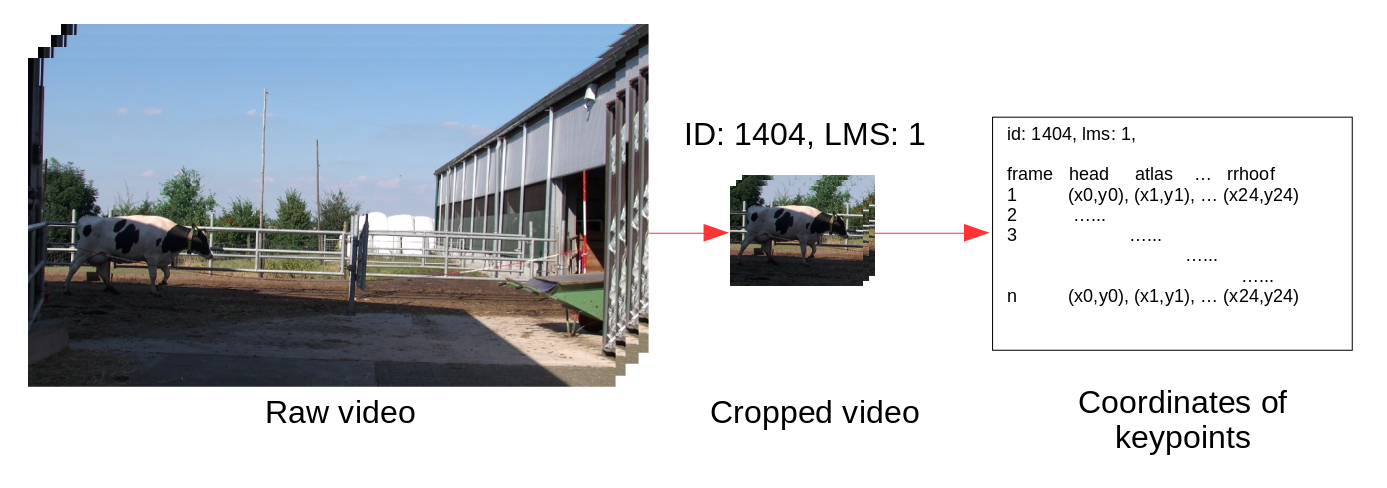
#> input picture img/data_overview.png, 1387 x 488 px, given in place of cow56.mp4, which was not available
$ python cow_detection.py   (older library calls are emulated)
#> lines starting #> are read from the running program, lines starting #| are printed output that depends on the picture; after the words box and inside, x2 and y2 are one past the last pixel; in counts of white or black regions, pixels touching at a corner belong together; pictures that were not available may be replaced by others from this repository, and a replacement may not be noted
import numpy as np
import cv2 as cv
import matplotlib.pyplot as plt

video_file = 'data/cow56.mp4'
kernel_dil = cv.getStructuringElement(cv.MORPH_ELLIPSE, (5, 5)) #np.ones((20, 20), np.uint8)
kernel = cv.getStructuringElement(cv.MORPH_ELLIPSE, (5, 5))
cap = cv.VideoCapture(video_file)
fgbg = cv.createBackgroundSubtractorMOG2(history=500, varThreshold=25, detectShadows=True)

frame_width = 720 #1920 #720
frame_height = 385 #1080 #440
# Define the codec and create VideoWriter object
fourcc = cv.VideoWriter_fourcc(*'DIVX')
out = cv.VideoWriter('output.mp4', fourcc, 10.0, (frame_width, frame_height), True)

while(1):
    ret, frame = cap.read()
#> frame is the input picture: shape (488, 1387, 3); mean B, G, R 207.9, 204, 200.4
    fshape = frame.shape   # (1080, 1920, 3)
    #frame = frame[100:fshape[0] - 100, :fshape[1] - 100, :]

    if (ret == True):
        """ Initial background subtraction for detection """
        fgmask = fgbg.apply(frame)
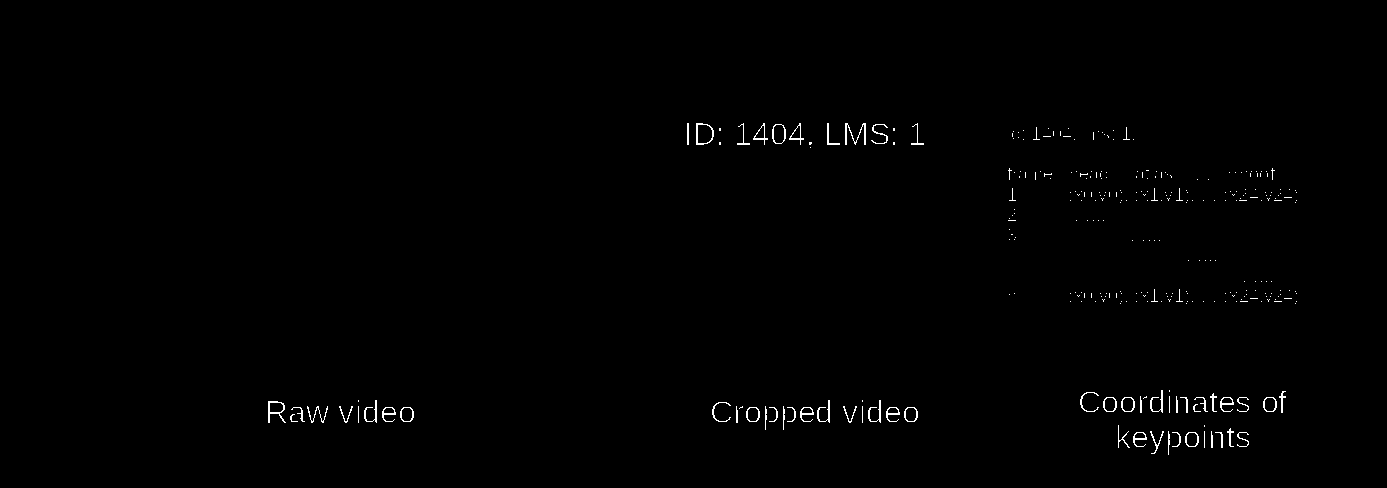
#> fgmask: shape (488, 1387); values 127 (black) and 255 (white), 0.6% white in thin lines or dots, all inside (x1, y1, x2, y2) = (268, 123, 1297, 455)
        #cv.imshow("Foreground", fgmask)

        # Filtering
        fgmask = cv.medianBlur(fgmask, 5)
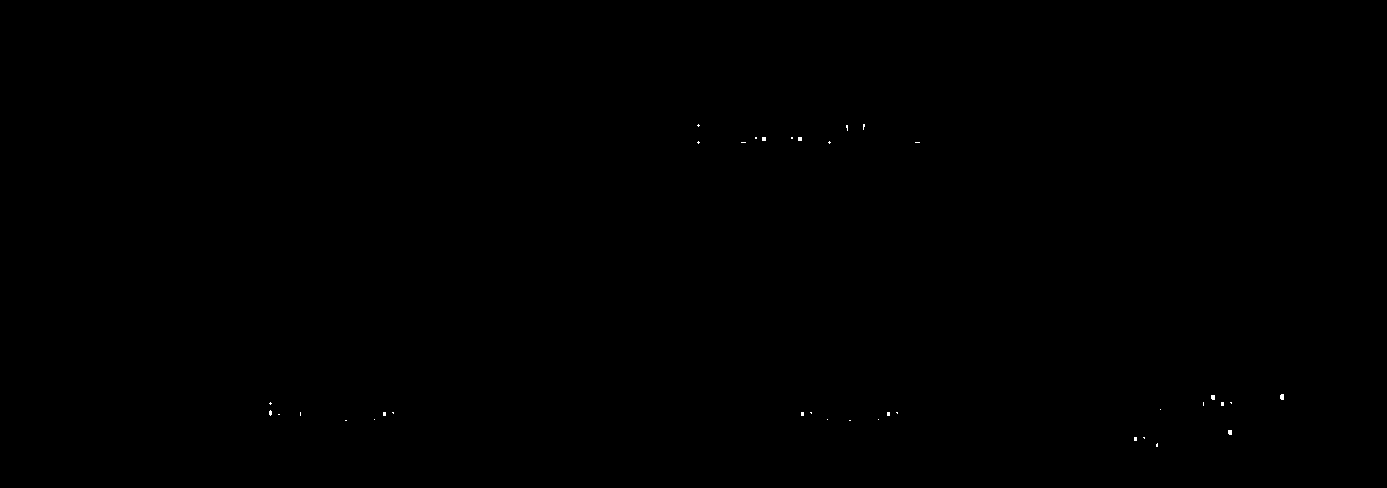
#> fgmask: shape (488, 1387); values 127 (black) and 255 (white), 0.04% white in thin lines or dots, all inside (x1, y1, x2, y2) = (269, 124, 1284, 447)

        """ Object detection by contours """
        # Dilation and erosion
        fgmask = cv.morphologyEx(fgmask, cv.MORPH_CLOSE, kernel)
        #cv.imshow("Open", fgmask)
        dilation = cv.dilate(fgmask, kernel_dil, iterations = 3)
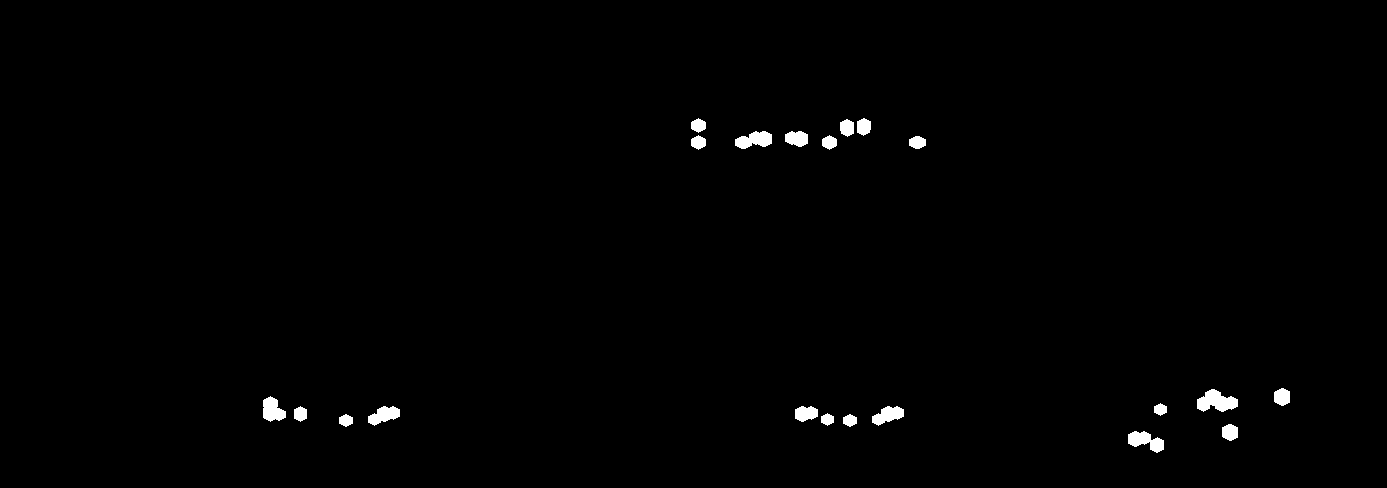
#> dilation: shape (488, 1387); values 127 (black) and 255 (white), 0.8% white; 21 white regions, largest, box (x1, y1, x2, y2) and area: (1197, 389, 1238, 412) 602, (1128, 431, 1164, 453) 454, (735, 131, 772, 149) 451
        #cv.imshow("Dilation", dilation)

        # Contours
        _, contours, hierarchy = cv.findContours(dilation, cv.RETR_TREE, cv.CHAIN_APPROX_SIMPLE)
#> contours = [[[0, 0], [0, 487], [1386, 487], [1386, 0]]]

        for pic, contour in enumerate(contours):
            area = cv.contourArea(contour)
            if (area > 30000):          # Consider only large area contour
                # Moments and centroid
                M = cv.moments(contour)
                if M['m00'] != 0:
                    cx = int(M['m10'] / M['m00'])
                    cy = int(M['m01'] / M['m00'])
                    cv.circle(frame, (cx, cy), 3, (0, 0, 255), -1)
                    #print('centroid: ', cx,cy)
                else:
                    cx, cy = 0, 0
                # Draw bounding box
                x,y,w,h = cv.boundingRect(contour)
                w, h = 720, 440
                y = 500
                #x = (int(cx - w/2) if cx > w/2 else x)
                #img = cv.rectangle(frame, (x,y), (x+w, y+h), (0,255,0), 2)
                x_eff, y_eff = int(cx - w/2), int(cy - h/2)
                img = cv.rectangle(frame, (x_eff, y_eff), (int(cx + w/2), int(cy + h/2)), (0,255,0), 2)
                roi = frame[y:y-60+h+5, x:x-10+w+10]
                print(roi.shape)

                # Crop image
                frame_cropped = frame[int(cy - h/2):int(cy + h/2), int(cx - w/2):int(cx + w/2)]
                if (frame_cropped.shape[0] == 0 or frame_cropped.shape[1] == 0):
                    frame_cropped = frame
#> this loop made 1 pass
#> (pic, contour, area, cx, cy, x) on pass 1: (0, [[0, 0], [0, 487], [1386, 487], [1386, 0]], 674982, 693, 243, 0)
#> (printed output is left out)
#> pass 1, `img = cv.rectangle(frame, (x_eff, y_eff), (int(cx + w/2), int(cy + h/2..`:
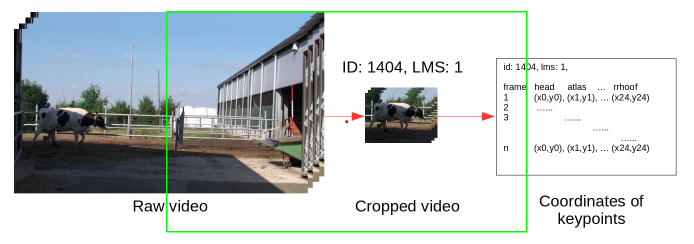
#> img: shape (488, 1387, 3) (shown at 1/2 size); mean B, G, R 205.5, 204.2, 198.1
#> pass 1, `frame_cropped = frame[int(cy - h/2):int(cy + h/2), int(cx - w/2):int(c..`:
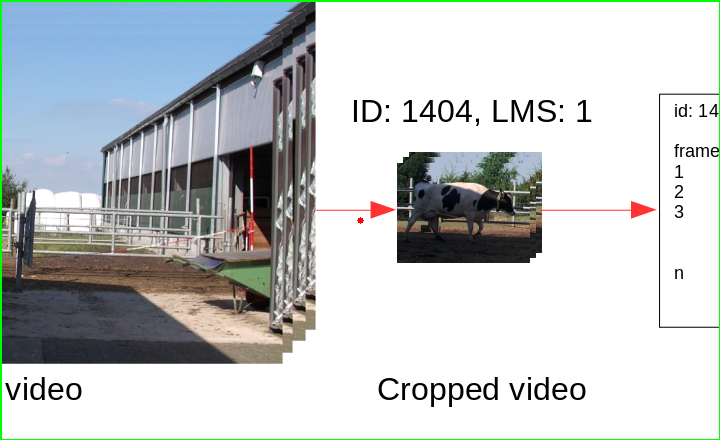
#> frame_cropped: shape (440, 720, 3); mean B, G, R 200.6, 199.9, 194.7

        """ Remove background """
        '''
        mask = np.zeros(frame.shape[:2], np.uint8)
        bgdModel = np.zeros((1,65), np.float64)
        fgdModel = np.zeros((1,65), np.float64)
        rect = (x_eff, y_eff, w, h)
        cv.grabCut(frame, mask, rect, bgdModel, fgdModel, 5, cv.GC_INIT_WITH_RECT)
        mask2 = np.where((mask==2) | (mask==0), 0, 1).astype('uint8')
        frame = frame * mask2[:,:,np.newaxis]
        '''

        """ Show and save video """
        #img = cv.rectangle(frame, (100,480), (100+600, 480+360), (0,255,255), 5)
        #cv.imshow("Original", frame)
        # Show cropped image / region of interest
        cv.imshow("Cropped", roi)

        # Save frames to file
        out.write(roi)

    k = cv.waitKey(30) & 0xff
#> (key Esc is pressed here)
    if k == 27:
        break
out.release()
cap.release()
cv.destroyAllWindows()

$ run again, on img/features.png
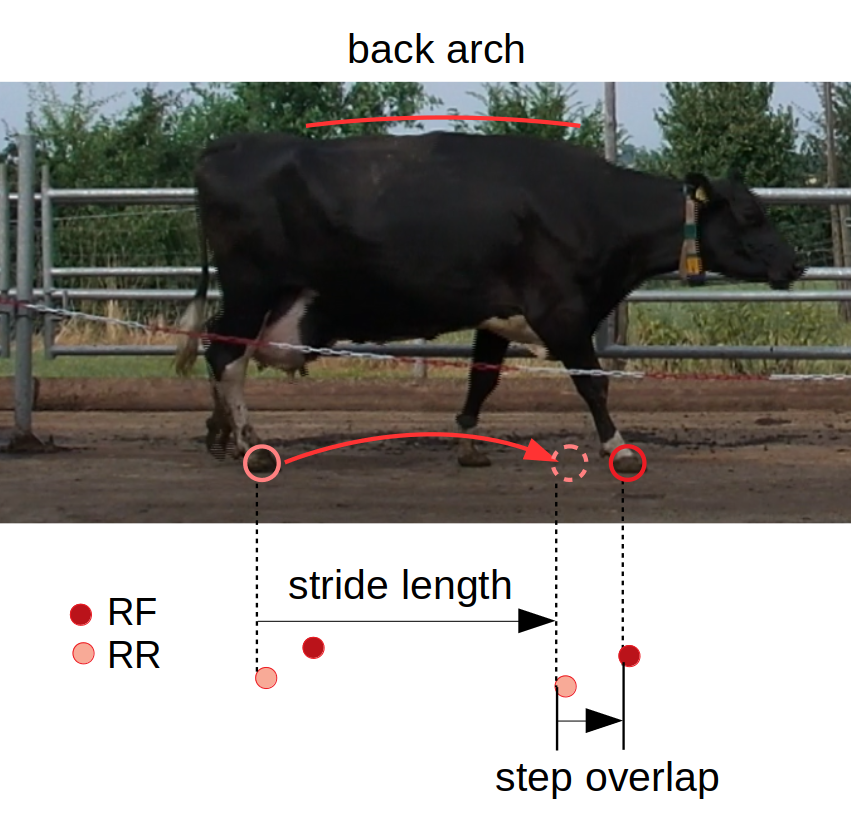
#> input picture img/features.png, 851 x 818 px, given in place of cow56.mp4, which was not available
#> frame is the input picture: shape (818, 851, 3); mean B, G, R 145.4, 149.6, 151.9
#> `fgmask = fgbg.apply(frame)`:
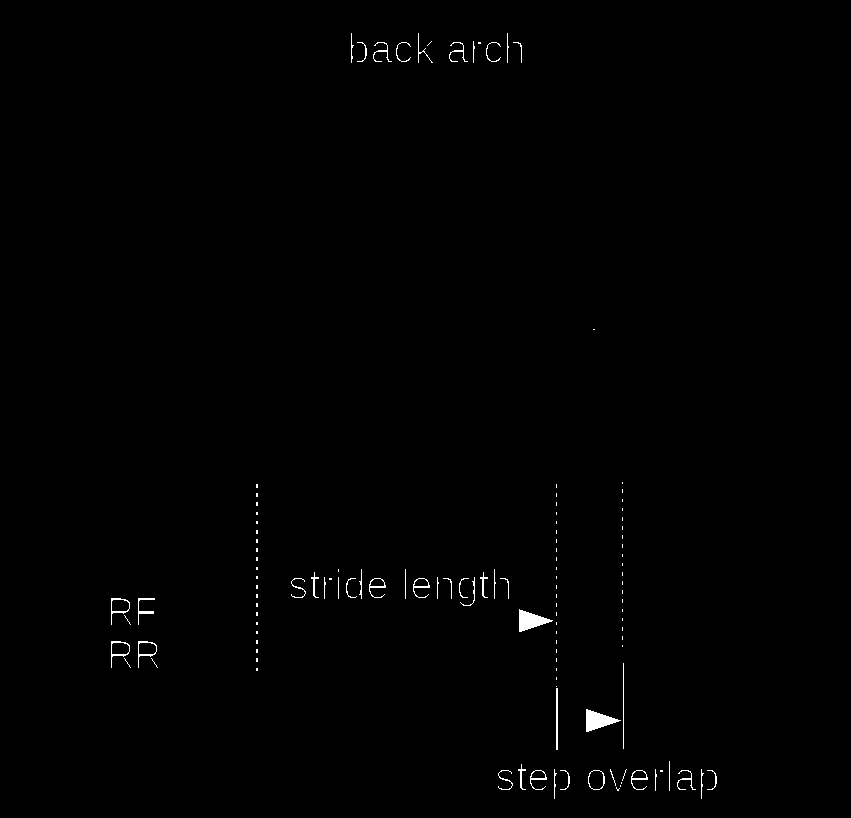
#> fgmask: shape (818, 851); values 127 (black) and 255 (white), 0.53% white; 123 white regions (76 under 20 px), largest, box (x1, y1, x2, y2) and area: (586, 709, 621, 732) 420, (519, 609, 553, 632) 408, (556, 688, 558, 750) 124
#> dilation: shape (818, 851); values 127 (black) and 255 (white), 0.81% white; 15 white regions, largest, box (x1, y1, x2, y2) and area: (580, 704, 624, 738) 1027, (513, 604, 556, 638) 1010, (513, 762, 551, 787) 507
#> contours = [[[0, 0], [0, 817], [850, 817], [850, 0]]]
#> the loop `for pic, contour in enumerate(contours):` made 1 pass
#> (pic, contour, area, cx, cy, x) on pass 1: (0, [[0, 0], [0, 817], [850, 817], [850, 0]], 694450, 425, 408, 0)
#> (printed output is left out)
#> pass 1, `frame_cropped = frame[int(cy - h/2):int(cy + h/2), int(cx - w/2):int(c..`:
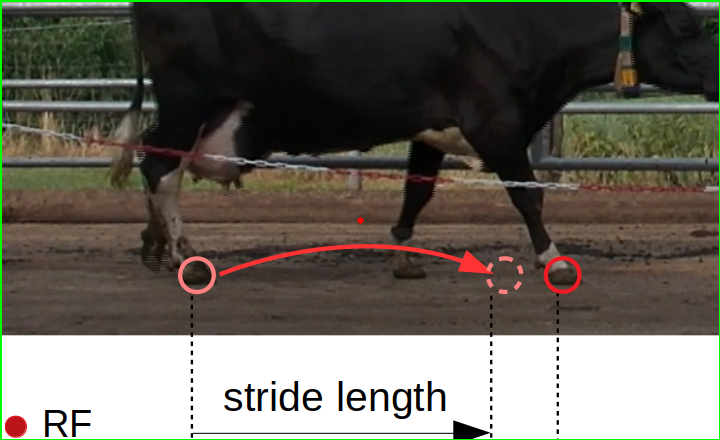
#> frame_cropped: shape (440, 720, 3); mean B, G, R 93.1, 102.1, 105.9

$ run again, on img/hrnn.png
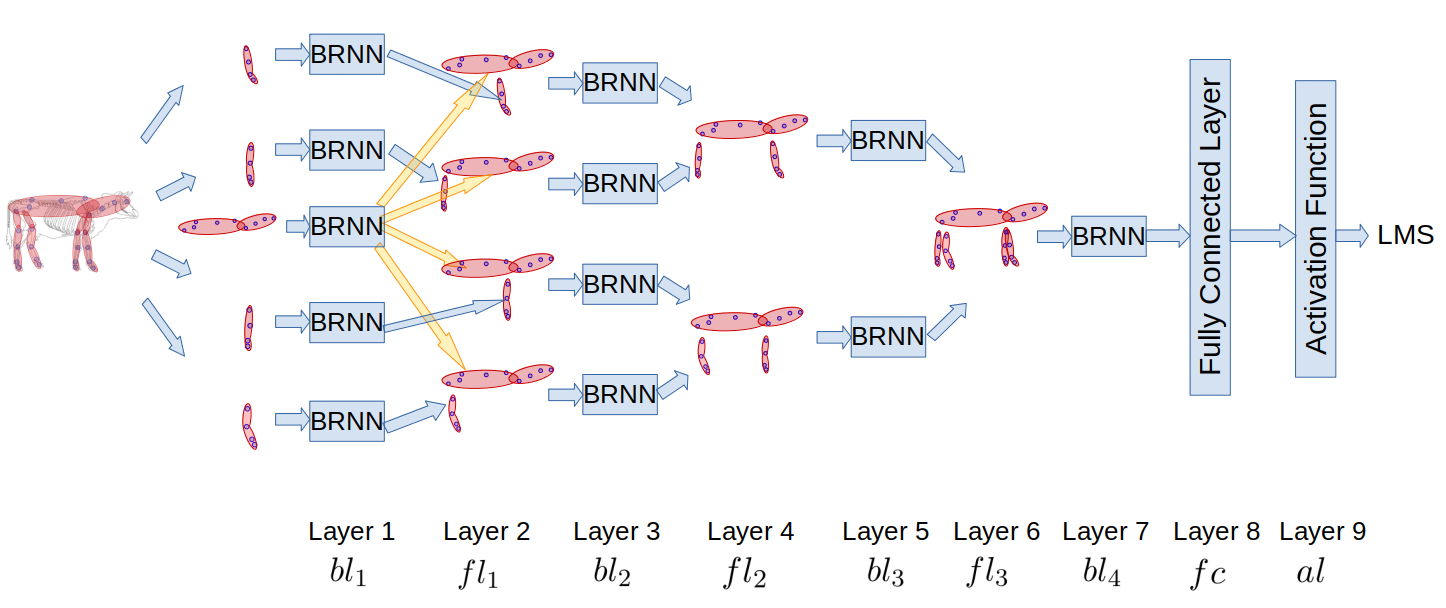
#> input picture img/hrnn.png, 1446 x 608 px, given in place of cow56.mp4, which was not available
#> frame is the input picture: shape (608, 1446, 3); mean B, G, R 245.7, 244, 244.9
#> `fgmask = fgbg.apply(frame)`:
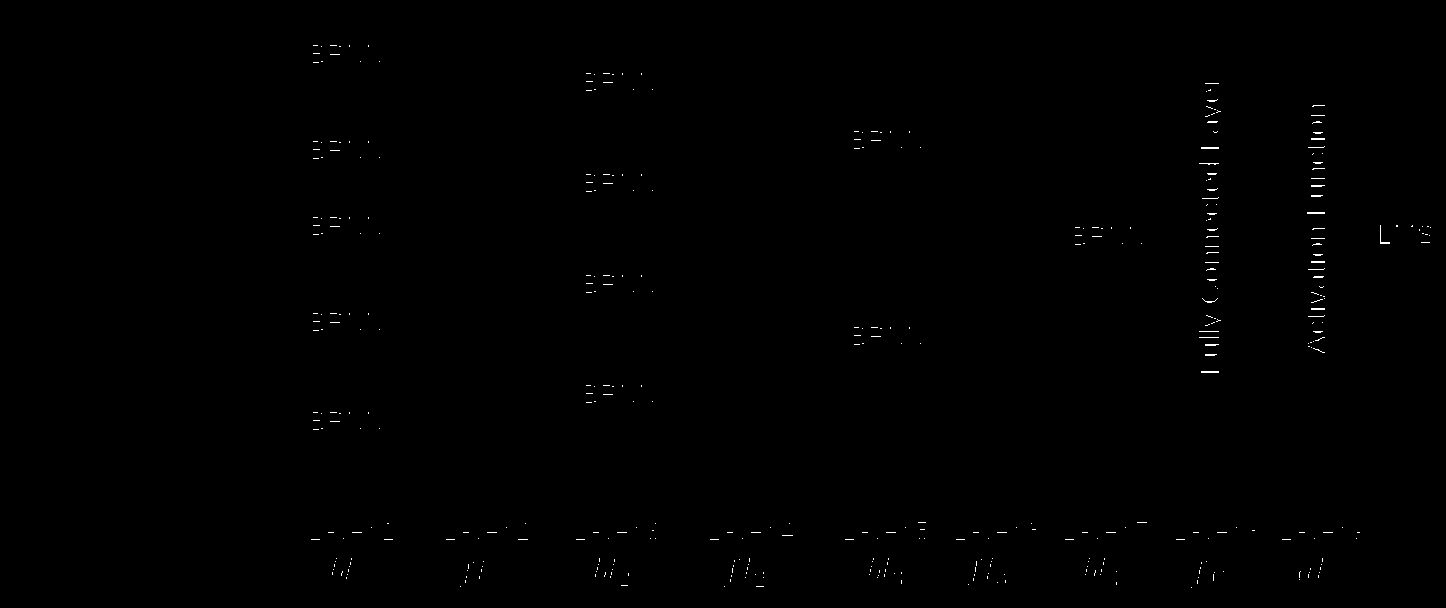
#> fgmask: shape (608, 1446); values 127 (black) and 255 (white), 0.25% white in thin lines or dots, all inside (x1, y1, x2, y2) = (311, 45, 1431, 588)
#> dilation: shape (608, 1446); values 127 (black) and 255 (white), 0.01% white; 1 white region, box (x1, y1, x2, y2) and area: (1376, 235, 1389, 248) 121
#> contours = [[[0, 0], [0, 607], [1445, 607], [1445, 0]]]
#> the loop `for pic, contour in enumerate(contours):` made 1 pass
#> (pic, contour, area, cx, cy, x) on pass 1: (0, [[0, 0], [0, 607], [1445, 607], [1445, 0]], 877115, 722, 303, 0)
#> (printed output is left out)
#> pass 1, `frame_cropped = frame[int(cy - h/2):int(cy + h/2), int(cx - w/2):int(c..`:
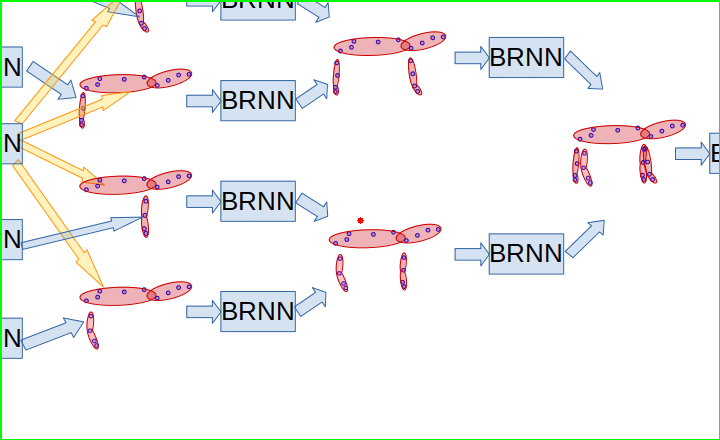
#> frame_cropped: shape (440, 720, 3); mean B, G, R 241.7, 243, 242.8
